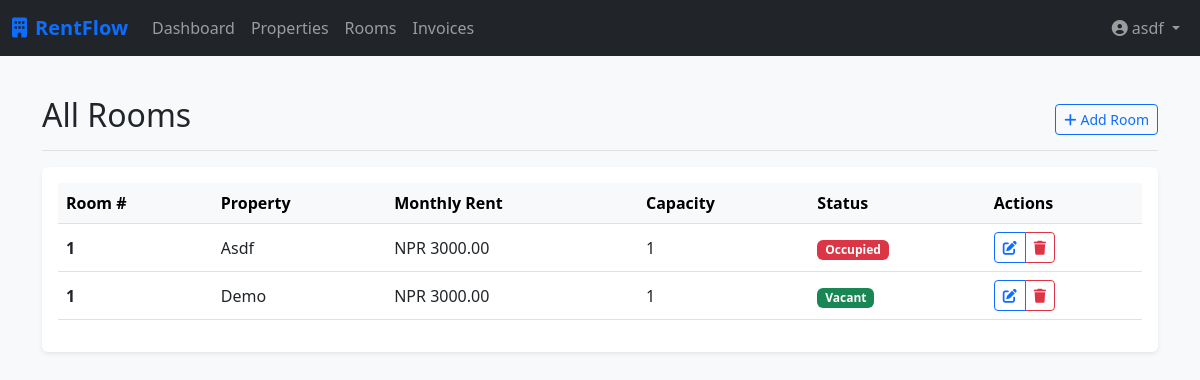
Page /properties/rooms/ (signed in) on the committed database.
### properties/models.py (models this page shows, shortened)
class Room(models.Model):
    property = models.ForeignKey(Property, on_delete=models.CASCADE, related_name='rooms')
    room_number = models.CharField(max_length=10)
    monthly_rent = models.DecimalField(max_digits=10, decimal_places=2)
    capacity = models.IntegerField(default=1)
    is_active = models.BooleanField(default=True)
    created_at = models.DateTimeField(auto_now_add=True)
    def is_occupied(self):
        return self.tenancies.filter(is_active=True).exists()

class Property(models.Model):
    landlord = models.ForeignKey(User, on_delete=models.CASCADE, related_name='properties')
    name = models.CharField(max_length=100)
    address = models.TextField()
    description = models.TextField(blank=True)
    created_at = models.DateTimeField(auto_now_add=True)
    class Meta:
        verbose_name_plural = "Properties"

### properties/views.py (the view)
# urls.py: path('rooms/', RoomListView.as_view(), name='room_list'),
class RoomListView(LandlordRequiredMixin, ListView):
    model = Room
    template_name = 'properties/room_list.html'
    context_object_name = 'rooms'
    def get_queryset(self):
        return Room.objects.filter(property__landlord=self.request.user).select_related('property')

### core/mixins.py (called while the page is built)
    def test_func(self):
        user = self.request.user
        return user.is_authenticated and hasattr(user, 'profile') and user.profile.role == 'LANDLORD'

### properties/templates/properties/room_list.html (shortened to what this page needs)
{% extends 'core/base.html' %}
{% block content %}
<div class="d-flex justify-content-between flex-wrap flex-md-nowrap align-items-center pt-3 pb-2 mb-3 border-bottom">
    <h1 class="h2">All Rooms</h1>
    <div class="btn-toolbar mb-2 mb-md-0">
        <a href="{% url 'properties:room_add' %}" class="btn btn-sm btn-outline-primary"><i
                class="fa-solid fa-plus me-1"></i>Add Room</a>
    </div>
</div>
<div class="table-responsive bg-white p-3 rounded shadow-sm">
    <table class="table table-hover align-middle">
        <thead class="table-light">
            <tr>
                <th>Room #</th>
                <th>Property</th>
                <th>Monthly Rent</th>
                <th>Capacity</th>
                <th>Status</th>
                <th>Actions</th>
            </tr>
        </thead>
        <tbody>
            {% for room in rooms %}
            <tr>
                <td><strong>{{ room.room_number }}</strong></td>
                <td>{{ room.property.name }}</td>
                <td>NPR {{ room.monthly_rent }}</td>
                <td>{{ room.capacity }}</td>
                <td>
                    {% if room.is_active %}
                    {% if room.is_occupied %}
                    <span class="badge bg-danger">Occupied</span>
                    {% else %}
                    <span class="badge bg-success">Vacant</span>
                    {% endif %}
                    {% else %}
                    <span class="badge bg-secondary">Inactive</span>
                    {% endif %}
                </td>
                <td>
                    <div class="btn-group btn-group-sm">
                        <a href="#" class="btn btn-outline-primary" title="Edit"><i
                                class="fa-solid fa-pen-to-square"></i></a>
                        <a href="#" class="btn btn-outline-danger" title="Delete"><i class="fa-solid fa-trash"></i></a>
                    </div>
                </td>
            </tr>
            {% empty %}
            <tr>
                <td colspan="6" class="text-center py-4 text-muted">No rooms available.</td>
            </tr>
            {% endfor %}
        </tbody>
    </table>
</div>
{% endblock %}

### core/templates/core/base.html (shortened to what this page needs)
<!DOCTYPE html>
<html lang="en">
<head>
    <link href="https://cdn.jsdelivr.net/npm/bootstrap@5.3.0/dist/css/bootstrap.min.css" rel="stylesheet">
    <link rel="stylesheet" href="https://cdnjs.cloudflare.com/ajax/libs/font-awesome/6.0.0/all.min.css">
</head>
<body>
    <nav class="navbar navbar-expand-lg navbar-dark bg-dark mb-4">
        <div class="container-fluid">
            <a class="navbar-brand" href="#"><i class="fa-solid fa-building me-2"></i>RentFlow</a>
            <div class="collapse navbar-collapse" id="navbarNav">
                <ul class="navbar-nav me-auto">
                    {% if user.is_authenticated %}
                    {% if user.profile.role == 'LANDLORD' %}
                    <li class="nav-item">
                        <a class="nav-item nav-link" href="{% url 'dashboard:landlord_dash' %}">Dashboard</a>
                    </li>
                    <li class="nav-item">
                        <a class="nav-item nav-link" href="{% url 'properties:property_list' %}">Properties</a>
                    </li>
                    <li class="nav-item">
                        <a class="nav-item nav-link" href="{% url 'properties:room_list' %}">Rooms</a>
                    </li>
                    {% elif user.profile.role == 'TENANT' %}
                    <li class="nav-item">
                        <a class="nav-item nav-link" href="{% url 'dashboard:tenant_dash' %}">My Dashboard</a>
                    </li>
                    {% endif %}
                    <li class="nav-item">
                        <a class="nav-item nav-link" href="{% url 'payments:invoice_list' %}">Invoices</a>
                    </li>
                    {% endif %}
                </ul>
                <ul class="navbar-nav">
                    {% if user.is_authenticated %}
                    <a class="nav-link dropdown-toggle" href="#" id="navbarDropdown" role="button"
                        data-bs-toggle="dropdown" aria-expanded="false">
                        <i class="fa-solid fa-user-circle me-1"></i>{{ user.username }}
                    </a>
                    {% else %}
                    <li class="nav-item">
                        <a class="nav-link" href="{% url 'login' %}">Login</a>
                    </li>
                    {% endif %}
                </ul>
            </div>
        </div>
    </nav>
    <div class="container">
        {% block content %}
        {% endblock %}
    </div>
</body>
</html>

### core/templates/core/base.html (style rules this page uses)
body { background-color: #f8f9fa; }
.navbar-brand { font-weight: bold; color: #0d6efd !important; }

### rows in the picture
Room: room_number "1", property.name "Asdf", monthly_rent "3000.00", capacity "1", is_active "Occupied"
Room: room_number "1", property.name "Demo", monthly_rent "3000.00", capacity "1", is_active "Vacant"

### other values in the picture
{{ user.username }} "asdf"
